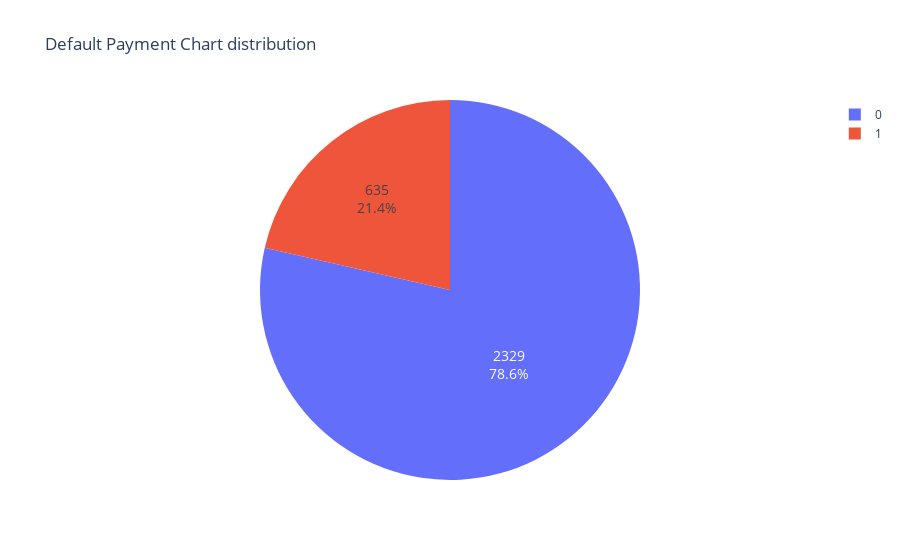

This figure's notebook cell:
### Markdown cell above
## ***A. EDA* Kolom Target *(Default Payment Next Month)***

### Code cell
# Melihat persentase besaran data pada kolom target
fig = px.pie(data, 'default_payment_next_month', title='Default Payment Chart distribution').update_traces(hoverinfo='label+value', textinfo='percent+value', textfont_size=14)
fig.show()
# Sumber : Data Visualization by https://plotly.com/python/pie-charts/

### Figure 1 — Plotly figure (JSON) as saved in the notebook; plotly's stock layout.template omitted (floating-point values rounded to 4 significant figures; data arrays with more than 128 entries replaced by an {"elided": "..."} marker saying what was removed)
{"data": [{"domain": {"x": [0, 1], "y": [0, 1]}, "hoverinfo": "label+value", "hovertemplate": "default_payment_next_month=%{label}<extra></extra>", "labels": {"elided": "2964 int values"}, "legendgroup": "", "name": "", "showlegend": true, "textfont": {"size": 14}, "textinfo": "percent+value", "type": "pie"}], "layout": {"legend": {"tracegroupgap": 0}, "title": {"text": "Default Payment Chart distribution"}}}
